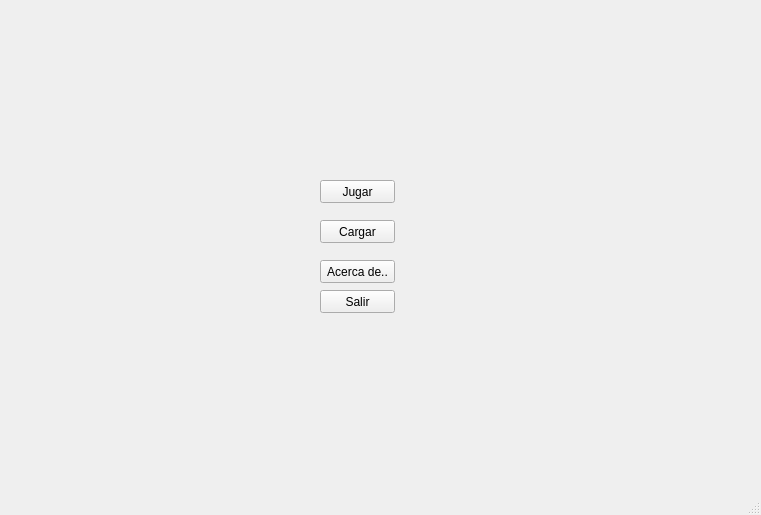
<?xml version="1.0" encoding="UTF-8"?>
<ui version="4.0">
 <class>MainWindow</class>
 <widget class="QMainWindow" name="MainWindow">
  <property name="geometry">
   <rect>
    <x>0</x>
    <y>0</y>
    <width>761</width>
    <height>515</height>
   </rect>
  </property>
  <property name="windowTitle">
   <string>MainWindow</string>
  </property>
  <widget class="QWidget" name="centralwidget">
   <widget class="QLabel" name="label">
    <property name="geometry">
     <rect>
      <x>290</x>
      <y>20</y>
      <width>131</width>
      <height>121</height>
     </rect>
    </property>
    <property name="text">
     <string/>
    </property>
    <property name="pixmap">
     <pixmap>../../../Desktop/logosudoku.jpg</pixmap>
    </property>
   </widget>
   <widget class="QPushButton" name="jugar">
    <property name="geometry">
     <rect>
      <x>320</x>
      <y>180</y>
      <width>75</width>
      <height>23</height>
     </rect>
    </property>
    <property name="text">
     <string>Jugar</string>
    </property>
   </widget>
   <widget class="QPushButton" name="cargar">
    <property name="geometry">
     <rect>
      <x>320</x>
      <y>220</y>
      <width>75</width>
      <height>23</height>
     </rect>
    </property>
    <property name="text">
     <string>Cargar</string>
    </property>
   </widget>
   <widget class="QPushButton" name="salir">
    <property name="geometry">
     <rect>
      <x>320</x>
      <y>290</y>
      <width>75</width>
      <height>23</height>
     </rect>
    </property>
    <property name="text">
     <string>Salir</string>
    </property>
   </widget>
   <widget class="QPushButton" name="acerca">
    <property name="geometry">
     <rect>
      <x>320</x>
      <y>260</y>
      <width>75</width>
      <height>23</height>
     </rect>
    </property>
    <property name="text">
     <string>Acerca de..</string>
    </property>
   </widget>
  </widget>
  <widget class="QMenuBar" name="menubar">
   <property name="geometry">
    <rect>
     <x>0</x>
     <y>0</y>
     <width>761</width>
     <height>21</height>
    </rect>
   </property>
  </widget>
  <widget class="QStatusBar" name="statusbar"/>
 </widget>
 <resources/>
 <connections/>
</ui>
